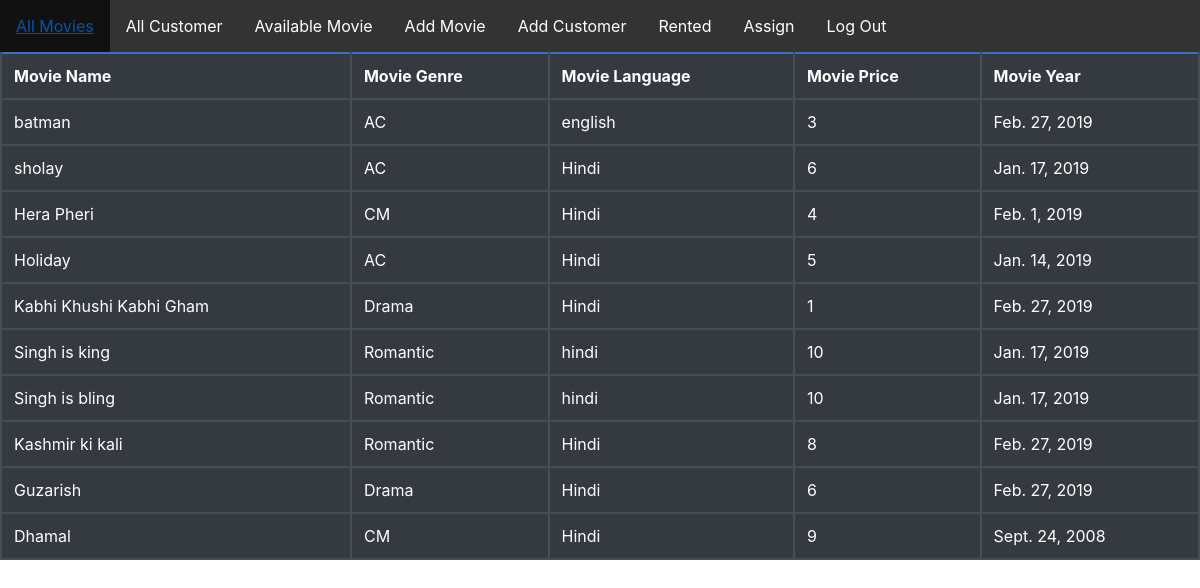
Page /movie/available/ on the committed database.
### movies/models.py (models this page shows, shortened)
class Movies(models.Model):
    movie_name = models.CharField(max_length=100)
    movie_genre = models.CharField(max_length=2,choices=genre)
    movie_language = models.CharField(max_length=300)
    movie_price = models.IntegerField()
    movie_year = models.DateField(null=True,blank=True)
    rentedBy = models.ForeignKey('customers.Customers',on_delete=models.SET_NULL,null=True,blank=True)

### movies/views.py (the view)
# urls.py: path('available/',views.movie_available,name='movie_available'),
def movie_available(request):
    m = {}
    movie1 = Movies.objects.filter(rentedBy=None)
    m["movie_data"] = movie1
    return render(request, 'movie_available.html', m)

### movierental/templates/movie_available.html
{% extends 'index.html'%}
{% block content %}
<html>
<head>
</head>
<body>
    <table class="table table-dark">
        <thead>
        <tr>
                        <th>Movie Name</th>
                        <th>Movie Genre</th>
                        <th>Movie Language</th>
                        <th>Movie Price</th>
                        <th>Movie Year</th>
        </tr>
        </thead>
        {% for i in movie_data %}
        <tbody>
        <tr>
            <td>{{ i.movie_name }}</td>
            <td>{{ i.movie_genre }}</td>
            <td>{{ i.movie_language}}</td>
            <td>{{ i.movie_price }}</td>
            <td>{{ i.movie_year }}</td>
        </tr>
        </tbody>
        {% endfor %}
    </table>
</body>
</html>
{% endblock %}

### movierental/templates/index.html (style rules this page uses)
table,th,tr,td { border: 2px solid #396fc6; border-collapse: collapse; }

### rows in the picture
Movies: movie_name "batman", movie_genre "AC", movie_language "english", movie_price "3", movie_year "Feb. 27, 2019"
Movies: movie_name "sholay", movie_genre "AC", movie_language "Hindi", movie_price "6", movie_year "Jan. 17, 2019"
Movies: movie_name "Hera Pheri", movie_genre "CM", movie_language "Hindi", movie_price "4", movie_year "Feb. 1, 2019"
Movies: movie_name "Holiday", movie_genre "AC", movie_language "Hindi", movie_price "5", movie_year "Jan. 14, 2019"
Movies: movie_name "Kabhi Khushi Kabhi Gham", movie_genre "Drama", movie_language "Hindi", movie_price "1", movie_year "Feb. 27, 2019"
Movies: movie_name "Singh is king", movie_genre "Romantic", movie_language "hindi", movie_price "10", movie_year "Jan. 17, 2019"
Movies: movie_name "Singh is bling", movie_genre "Romantic", movie_language "hindi", movie_price "10", movie_year "Jan. 17, 2019"
Movies: movie_name "Kashmir ki kali", movie_genre "Romantic", movie_language "Hindi", movie_price "8", movie_year "Feb. 27, 2019"
Movies: movie_name "Guzarish", movie_genre "Drama", movie_language "Hindi", movie_price "6", movie_year "Feb. 27, 2019"
Movies: movie_name "Dhamal", movie_genre "CM", movie_language "Hindi", movie_price "9", movie_year "Sept. 24, 2008"
